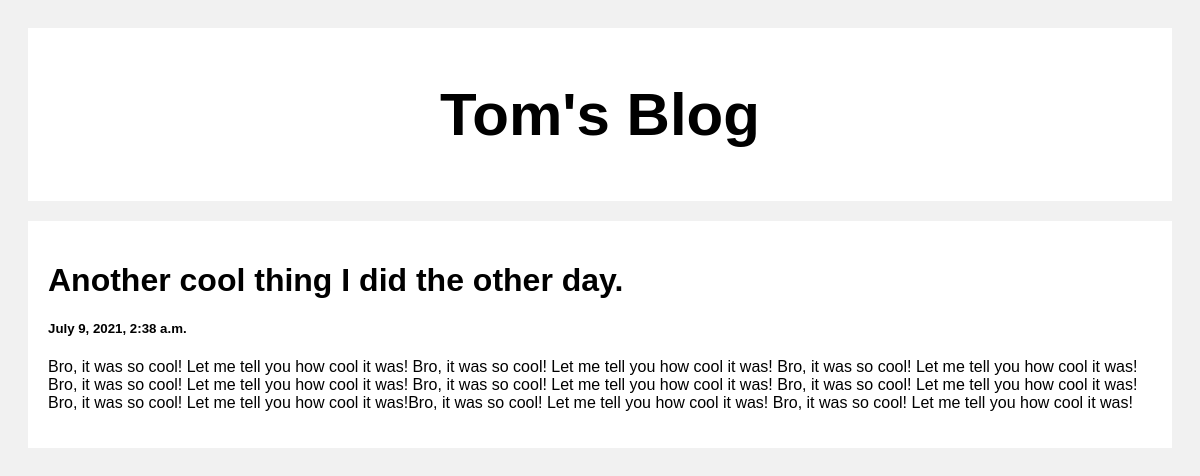
Screenshot of /post/2 with the database file from the repository.
### posts/views.py (the view)
# urls.py: path('post/<str:pk>', views.post, name='post'), # adds /pk after post in the url
def post(request, pk):
    posts = Post.objects.get(id=pk)  # assigns pk = post object id
    return render(request, 'posts.html', {'posts': posts})

### templates/posts.html (shortened to what this page needs)
<!DOCTYPE html>
<html>
<head>
</head>
<body>
<div class="header">
  <h2>Tom's Blog</h2>
</div>
<div class="row">
  <div class="leftcolumn">
    <div class="card">
        <h1>{{posts.title}}</h1>
        <h5>{{posts.created_at}}</h5>
        <p>{{posts.body}}</p>
    </div>
  </div>
</div>
</body>
</html>

### templates/posts.html (style rules this page uses)
* { box-sizing: border-box; }
body { font-family: Arial; padding: 20px; background: #f1f1f1; }
.header { padding: 2px; font-size: 40px; text-align: center; background: white; }
.leftcolumn { float: left; width: 100%; }
.card { background-color: white; padding: 20px; margin-top: 20px; }
.row:after { content: ""; display: table; clear: both; }

### rows the page displays
Post: title "Another cool thing I did the other day.", created_at "July 9, 2021, 2:38 a.m.", body "Bro, it was so cool! Let me tell you how cool it was! Bro, it was so cool! Let me tell you how cool it was! Bro, it was so cool! Let me tell you how cool it was! Bro, it was so cool! Let me tell you how cool it was! Bro, it was so cool! Let me tell you how cool it was! Bro, it was so cool! Let me tell you how cool it was! Bro, it was so cool! Let me tell you how cool it was!Bro, it was so cool! Let me tell you how cool it was! Bro, it was so cool! Let me tell you how cool it was!"
